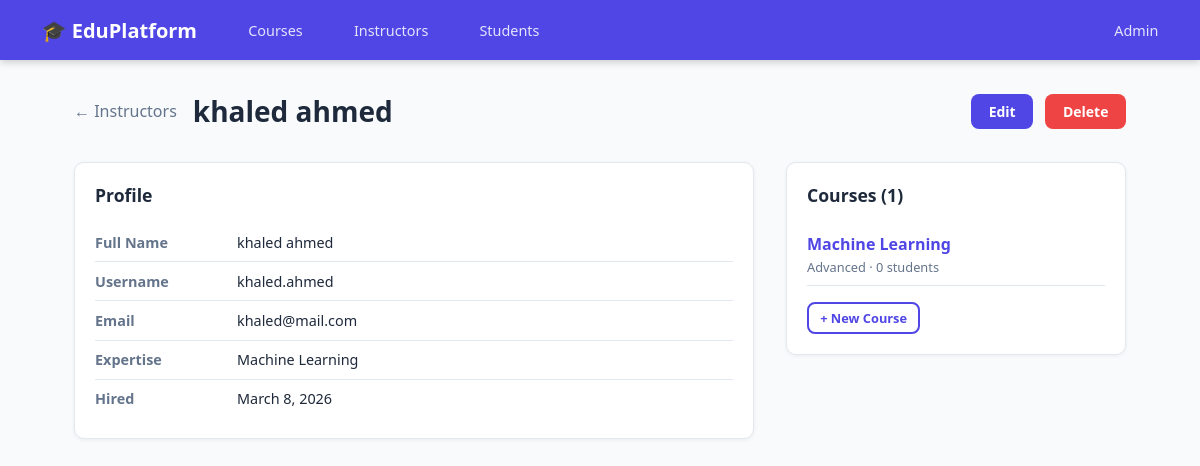
The app's page /instructors/1/ with its own data.
### instructor/models.py (models this page shows, shortened)
class Instructor(models.Model):
    user = models.OneToOneField(
        User,
        on_delete=models.CASCADE,
        related_name='instructor_profile'
    )
    bio = models.TextField(blank=True)
    expertise = models.CharField(max_length=200)
    phone = models.CharField(max_length=20, blank=True)
    website = models.URLField(blank=True)
    hire_date = models.DateField(auto_now_add=True)
    class Meta:
        ordering = ['user__last_name']
        verbose_name = 'Instructor'
        verbose_name_plural = 'Instructors'
    def get_full_name(self):
        return self.user.get_full_name() or self.user.username

### course/models.py (models this page shows, shortened)
class Course(models.Model):
    CATEGORY_CHOICES = [
        ('programming', 'Programming'),
        ('design', 'Design'),
        ('business', 'Business'),
        ('science', 'Science'),
        ('language', 'Language'),
        ('math', 'Mathematics'),
        ('other', 'Other'),
    ]
    LEVEL_CHOICES = [
        ('beginner', 'Beginner'),
        ('intermediate', 'Intermediate'),
        ('advanced', 'Advanced'),
    ]
    title = models.CharField(max_length=200)
    description = models.TextField()
    category = models.CharField(max_length=50, choices=CATEGORY_CHOICES, default='other')
    level = models.CharField(max_length=20, choices=LEVEL_CHOICES, default='beginner')
    duration_hours = models.PositiveIntegerField(default=0, help_text='Total hours')
    price = models.DecimalField(max_digits=8, decimal_places=2, default=0.00)
    image = models.ImageField(
        upload_to='course_images/',
        null=True,
        blank=True,
        help_text='Course thumbnail image'
    )
    created_at = models.DateTimeField(auto_now_add=True)
    updated_at = models.DateTimeField(auto_now=True)
    is_active = models.BooleanField(default=True)
    instructor = models.ForeignKey(
        Instructor,
        on_delete=models.SET_NULL,
        null=True,
        blank=True,
        related_name='courses'   # instructor.courses.all()
    )
    students = models.ManyToManyField(
        Student,
        blank=True,
        related_name='courses'   # student.courses.all()
    )
    class Meta:
        ordering = ['-created_at']
        verbose_name = 'Course'
        verbose_name_plural = 'Courses'
    def total_students(self):
        return self.students.count()

### instructor/views.py (the view)
# urls.py: path('<int:pk>/', views.instructor_detail, name='instructor_detail'),
def instructor_detail(request, pk):
    instructor = get_object_or_404(Instructor.objects.select_related('user'), pk=pk)
    courses = instructor.courses.filter(is_active=True)
    return render(request, 'instructor/instructor_detail.html', {
        'instructor': instructor,
        'courses': courses,
        'page_title': instructor.get_full_name(),
    })

### instructor/templates/instructor/instructor_detail.html (shortened to what this page needs)
{% extends "base.html" %}
{% block content %}
<div class="page-header">
  <a href="{% url 'instructor_list' %}" style="color:#64748b;text-decoration:none">← Instructors</a>
  <h1>{{ instructor.get_full_name }}</h1>
  <div class="actions">
    <a href="{% url 'instructor_edit' instructor.pk %}" class="btn btn-primary">Edit</a>
    <a href="{% url 'instructor_delete' instructor.pk %}" class="btn btn-danger">Delete</a>
  </div>
</div>
<div class="detail-grid">
  <div>
    <div class="card" style="margin-bottom:1.5rem">
      <div class="card-body">
        <h2 style="margin-bottom:1rem;font-size:1.1rem">Profile</h2>
        <ul class="info-list">
          <li><span class="label">Full Name</span> {{ instructor.get_full_name }}</li>
          <li><span class="label">Username</span> {{ instructor.user.username }}</li>
          <li><span class="label">Email</span> {{ instructor.user.email }}</li>
          <li><span class="label">Expertise</span> {{ instructor.expertise }}</li>
          <li><span class="label">Hired</span> {{ instructor.hire_date }}</li>
        </ul>
      </div>
    </div>
  </div>
  <div>
    <div class="card">
      <div class="card-body">
        <h2 style="margin-bottom:1rem;font-size:1.1rem">Courses ({{ courses.count }})</h2>
        {% if courses %}
          {% for course in courses %}
          <div style="padding:.6rem 0;border-bottom:1px solid #e2e8f0">
            <a href="{% url 'course_detail' course.pk %}" style="font-weight:600;color:#4f46e5;text-decoration:none">{{ course.title }}</a>
            <div style="font-size:.8rem;color:#64748b;margin-top:.2rem">
              {{ course.get_level_display }} · {{ course.total_students }} student{{ course.total_students|pluralize }}
            </div>
          </div>
          {% endfor %}
        {% else %}
          <p style="color:#64748b;font-size:.9rem">No courses assigned yet.</p>
        {% endif %}
        <div style="margin-top:1rem">
          <a href="{% url 'course_create' %}" class="btn btn-outline btn-sm">+ New Course</a>
        </div>
      </div>
    </div>
  </div>
</div>
{% endblock %}

### templates/base.html (style rules this page uses)
*, *::before, *::after { box-sizing: border-box; margin: 0; padding: 0; }
:root { --primary: #4f46e5; --primary-d: #3730a3; --success: #10b981; --danger: #ef4444; --warn: #f59e0b; --bg: #f8fafc; --card: #ffffff; --text: #1e293b; --muted: #64748b; --border: #e2e8f0; --radius: 10px; }
body { font-family: 'Segoe UI', system-ui, sans-serif; background: var(--bg); color: var(--text); min-height: 100vh; }
.page-header { display: flex; align-items: center; gap: 1rem; margin-bottom: 2rem; flex-wrap: wrap; }
.page-header h1 { font-size: 1.75rem; font-weight: 700; }
.page-header .actions { margin-left: auto; display: flex; gap: .75rem; }
.card { background: var(--card); border: 1px solid var(--border); border-radius: var(--radius); overflow: hidden; box-shadow: 0 1px 4px rgba(0,0,0,.06); }
.card-body { padding: 1.25rem; }
.btn { display: inline-flex; align-items: center; gap: .4rem; padding: .5rem 1.1rem; border-radius: 8px; font-size: .875rem; font-weight: 600; text-decoration: none; cursor: pointer; border: none; transition: all .2s; }
.btn-primary { background: var(--primary); color: #fff; }
.btn-danger { background: var(--danger); color: #fff; }
.btn-outline { background: transparent; color: var(--primary); border: 2px solid var(--primary); }
.btn-sm { padding: .3rem .7rem; font-size: .8rem; }
.detail-grid { display: grid; grid-template-columns: 2fr 1fr; gap: 2rem; }
.info-list { list-style: none; }
.info-list li { display: flex; gap: .75rem; padding: .6rem 0; border-bottom: 1px solid var(--border); font-size: .9rem; }
.info-list li:last-child { border-bottom: none; }
.info-list .label { font-weight: 600; color: var(--muted); min-width: 130px; }

### records on screen
Instructor: get_full_name "khaled ahmed", user.username "khaled.ahmed", user.email "khaled@mail.com", expertise "Machine Learning", hire_date "March 8, 2026"
Course: title "Machine Learning", level "Advanced", total_students "0"

### other values on screen
{{ courses.count }} "1"
